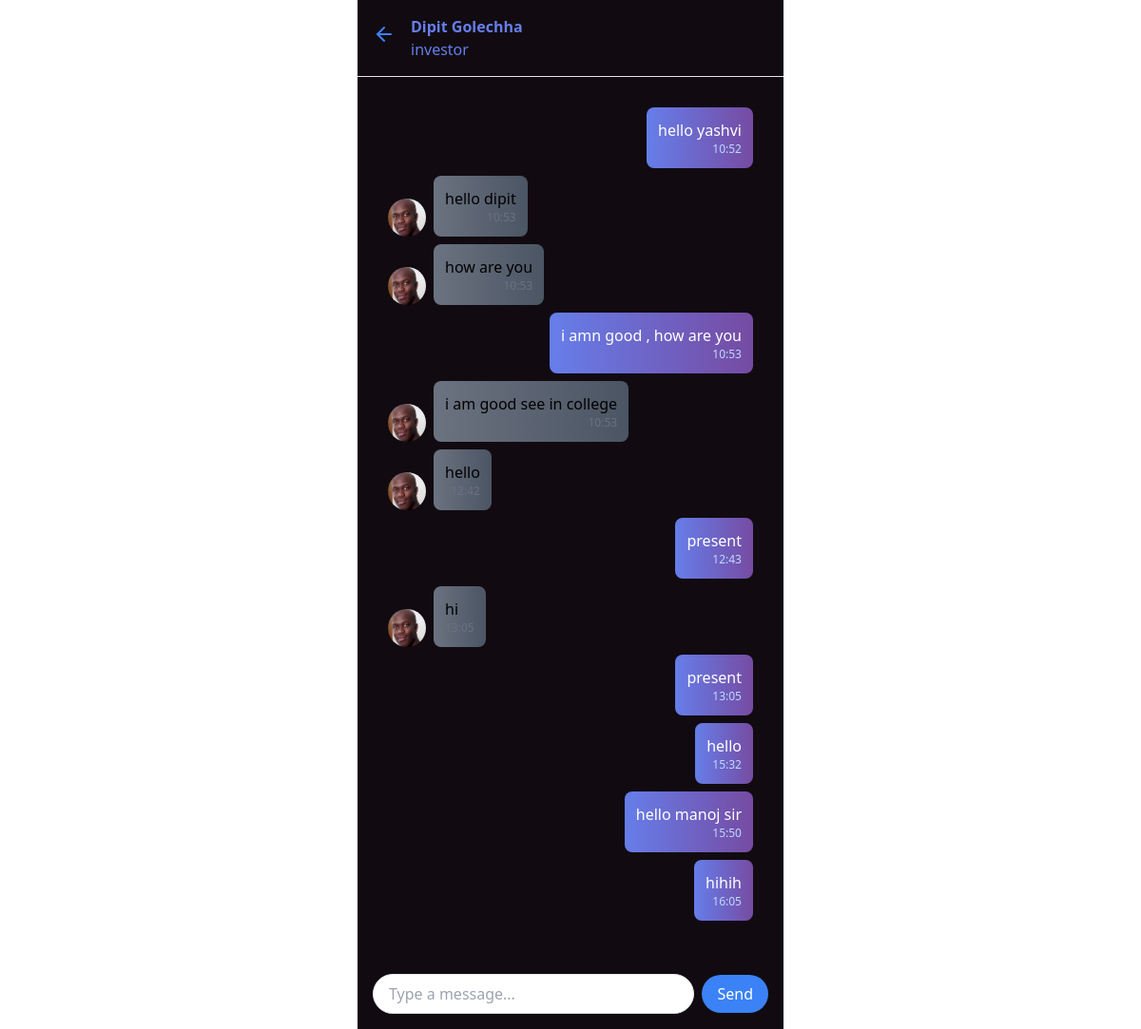
Page /dist/message.php?chat_id=1 (signed in) on the committed database.
### tables this page shows
CREATE TABLE messages (
  chat_id INTEGER,
  person_id INTEGER,
  message TEXT,
  timestamp TIMESTAMP DEFAULT CURRENT_TIMESTAMP,
  FOREIGN KEY (chat_id) REFERENCES chats(id),
  FOREIGN KEY (person_id) REFERENCES login(id),
  PRIMARY KEY (chat_id, person_id, timestamp)
);

### dist/message.php (the view, shortened to what this page needs)
<?php
$pdo = new PDO('sqlite:upswipe.db');
$pdo->setAttribute(PDO::ATTR_ERRMODE, PDO::ERRMODE_EXCEPTION);
$chatId = $_GET['chat_id'] ?? 0;
$loggedInUserId = $_SESSION['id'] ?? 0;
$stmt = $pdo->prepare("SELECT m.message, m.person_id, m.timestamp, l.Name FROM messages m JOIN login l ON m.person_id = l.id WHERE m.chat_id = ? ORDER BY m.timestamp ASC");
$stmt->execute([$chatId]);
$messages = $stmt->fetchAll(PDO::FETCH_ASSOC);
$query = "SELECT person1_id, person2_id FROM chat_twopeople WHERE chat_id = :chatId AND (person1_id = :loggedInUserId OR person2_id = :loggedInUserId)";
$stmt = $pdo->prepare($query);
$stmt->execute(['chatId' => $chatId, 'loggedInUserId' => $loggedInUserId]);
$otherPersonId = null;
if ($row = $stmt->fetch(PDO::FETCH_ASSOC)) {
    $otherPersonId = ($row['person1_id'] == $loggedInUserId) ? $row['person2_id'] : $row['person1_id'];
}
$otherPersonName = '';
if ($otherPersonId !== null) {
    $query = "SELECT Name, Accounttype FROM login WHERE id = :otherPersonId";
    $stmt = $pdo->prepare($query);
    $stmt->execute(['otherPersonId' => $otherPersonId]);
    if ($row = $stmt->fetch(PDO::FETCH_ASSOC)) {
        $otherPersonName = $row['Name'];
        $otherpersonrole = $row['Accounttype'];
    }
}
?>
<!DOCTYPE html>
<html lang="en">
<head>
  <script src="https://cdn.tailwindcss.com"></script>
</head>
<body>
  <div class="flex flex-col h-screen max-w-md mx-auto bg-[#110B11]" >
    <div class="flex items-center p-4 border-b">
    <a href="chats.php" class="flex items-center space-x-3 pb-2 no-underline text-white hover:text-gray-200">
      <svg
        xmlns="http://www.w3.org/2000/svg"
        width="24"
        height="24"
        viewBox="0 0 24 24"
        fill="none"
        stroke="currentColor"
        stroke-width="2"
        stroke-linecap="round"
        stroke-linejoin="round"
        class="text-blue-500"
      >
        <path d="m12 19-7-7 7-7"></path>
        <path d="M19 12H5"></path>
      </svg>
      </a>
<?php
      echo '<div class="flex flex-col flex-1 mx-4">';
      echo '<span class="font-semibold text-[#667EEA]">' . htmlspecialchars($otherPersonName) . '</span>';
      echo '        <span class="text-[#667EEA]">' . htmlspecialchars($otherpersonrole) . '</span> ';
      echo '</div>';
      ?>
    </div>
    <div class="flex-1 overflow-y-auto" id="chat-messages">
      <div class="p-4 space-y-4">
    <div class="flex-1 overflow-y-auto p-4" >
      <?php foreach ($messages as $message): ?>
        <?php $isUserMessage = $message['person_id'] == $loggedInUserId; ?>
        <div class="flex <?php echo $isUserMessage ? 'justify-end' : ''; ?> items-end space-x-2 mb-2">
          <?php if (!$isUserMessage): ?>
            <span class="flex h-10 w-10 shrink-0 overflow-hidden rounded-full bg-gray-300">
              <img class="h-full w-full object-cover" src="placeholder.jpg" alt="User avatar">
            </span>
          <?php endif; ?>
          <div class="max-w-xs p-3 rounded-lg <?php echo $isUserMessage ? 'bg-gradient-to-r from-[#667EEA] to-[#764BA2]' : 'bg-gradient-to-r from-gray-500 to-gray-600'; ?>">
            <p class="<?php echo $isUserMessage ? 'text-white' : ''; ?>"><?= htmlspecialchars($message['message']) ?></p>
            <span class="block text-xs text-right <?php echo $isUserMessage ? 'text-blue-200' : 'text-gray-500'; ?>"><?= date('H:i', strtotime($message['timestamp'])) ?></span>
          </div>
        </div>
      <?php endforeach; ?>
    </div>
      </div>
    </div>
    <form method="POST" id="messageForm">
    <div class="p-4">
      <div class="flex items-center space-x-2">
        <input type="text" name="message" id="message" class="flex-1 border rounded-full px-4 py-2 focus:outline-none" placeholder="Type a message...">
        <button class="bg-blue-500 text-white px-4 py-2 rounded-full hover:bg-blue-600 focus:outline-none">Send</button>
      </div>
  </div>
  </form>
</body>
</html>

### rows in the picture
messages: message "hello yashvi", timestamp "10:52"
messages: message "hello dipit", timestamp "10:53"
messages: message "how are you", timestamp "10:53"
messages: message "i amn good , how are you", timestamp "10:53"
messages: message "i am good see in college", timestamp "10:53"
messages: message "hello", timestamp "12:42"
messages: message "present", timestamp "12:43"
messages: message "hi", timestamp "13:05"
messages: message "present", timestamp "13:05"
messages: message "hello", timestamp "15:32"
messages: message "hello manoj sir", timestamp "15:50"
messages: message "hihih", timestamp "16:05"

### other values in the picture
$otherPersonName "Dipit Golechha"
$otherpersonrole "investor"
